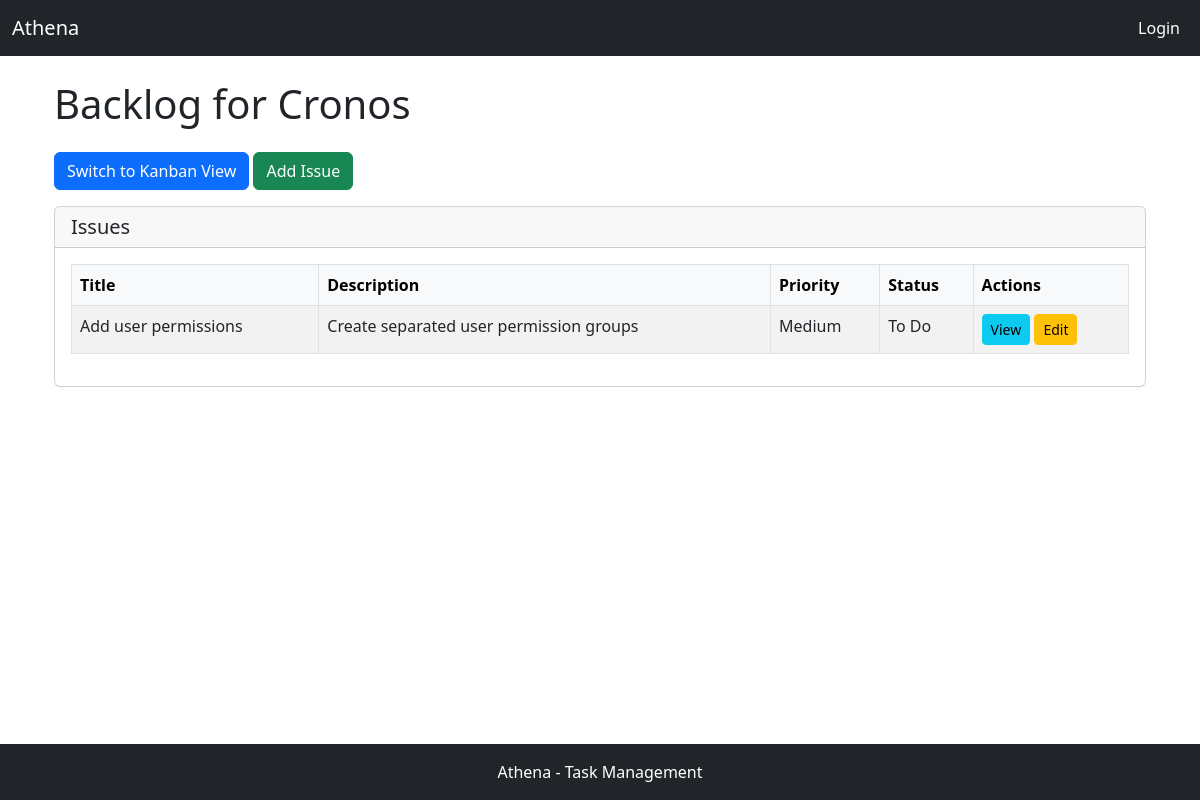
The app's page /tickets/backlog/3/ with its own data.
### apps/tickets/models.py (models this page shows, shortened)
class Project(models.Model):
    name = models.CharField(max_length=200)
    description = models.TextField()

class Issue(models.Model):
    STATUS_CHOICES = [
        ("TODO", "To Do"),
        ("IN_PROGRESS", "In Progress"),
        ("DONE", "Done"),
    ]
    PRIORITY_CHOICES = [
        ("LOW", "Low"),
        ("MEDIUM", "Medium"),
        ("HIGH", "High"),
    ]
    title = models.CharField(max_length=200)
    description = models.TextField()
    priority = models.CharField(
        max_length=12,
        choices=PRIORITY_CHOICES,
        default="Medium",
        null=False,
        blank=False,  # Ensure that blank or null values are not allowed
    )
    status = models.CharField(
        max_length=12,
        choices=STATUS_CHOICES,
        default="TODO",
        null=False,
        blank=False,  # Ensure that blank or null values are not allowed
    )
    project = models.ForeignKey(Project, on_delete=models.CASCADE)
    created_at = models.DateTimeField(auto_now_add=True)
    updated_at = models.DateTimeField(auto_now=True)

### apps/tickets/views.py (the view)
# urls.py: path('backlog/<int:project_id>/', views.backlog_view, name='backlog_view'),
def backlog_view(request, project_id):
    project = Project.objects.get(id=project_id)
    issues = Issue.objects.filter(project=project).order_by('created_at')
    return render(request, 'tickets/backlog.html', {'project': project, 'issues': issues})

### apps/tickets/templates/tickets/backlog.html (shortened to what this page needs)
{% extends "base.html" %}
{% block content %}
    <div class="container mt-4">
        <h1 class="mb-4">Backlog for {{ project.name }}</h1>
        <a href="{% url 'kanban_view' project.id %}" class="btn btn-primary mb-3">Switch to Kanban View</a>
        <a href="{% url 'issue_create_view' project.id %}" class="btn btn-success mb-3">Add Issue</a>
        <div class="card">
            <div class="card-header">
                <h5 class="mb-0">Issues</h5>
            </div>
            <div class="card-body">
                <table class="table table-striped table-bordered">
                    <thead class="table-light">
                        <tr>
                            <th>Title</th>
                            <th>Description</th>
                            <th>Priority</th>
                            <th>Status</th>
                            <th>Actions</th>
                        </tr>
                    </thead>
                    <tbody>
                        {% for issue in issues %}
                        <tr>
                            <td>{{ issue.title }}</td>
                            <td>{{ issue.description }}</td>
                            <td>{{ issue.get_priority_display }}</td>
                            <td>{{ issue.get_status_display }}</td>
                            <td>
                                <a href="{% url 'issue_detail_view' issue.id %}" class="btn btn-info btn-sm">View</a>
                                <a href="{% url 'issue_update_view' issue.id %}" class="btn btn-warning btn-sm">Edit</a>
                            </td>
                        </tr>
                        {% empty %}
                        <tr>
                            <td colspan="5" class="text-center">No issues available.</td>
                        </tr>
                        {% endfor %}
                    </tbody>
                </table>
            </div>
        </div>
    </div>
{% endblock %}

### records on screen
Project: name "Cronos"
Issue: title "Add user permissions", description "Create separated user permission groups", priority "Medium", status "To Do"
